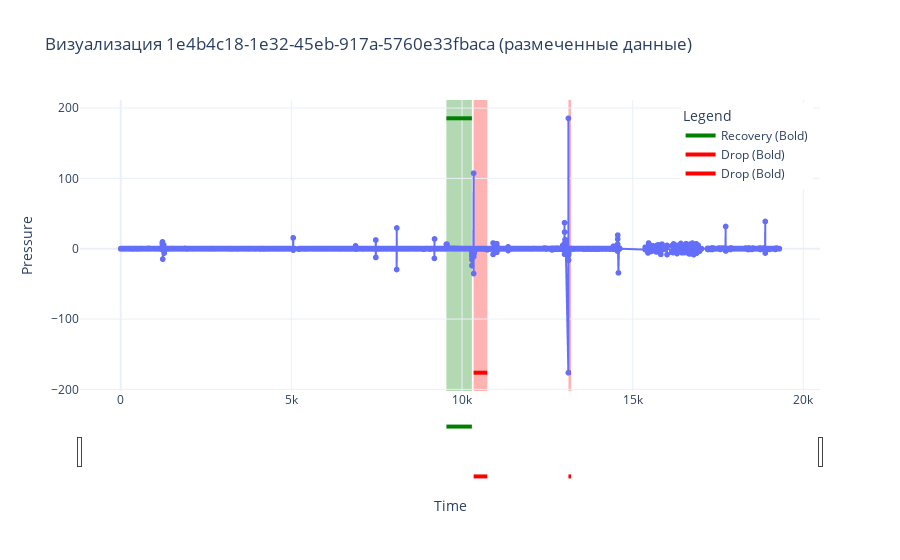

Source (notebook cell):
### Code cell
plot_annotated_data(df_dif, gt_df, selected_file)

### Figure 1 — Plotly figure (JSON) as saved in the notebook; plotly's stock layout.template omitted (floating-point values rounded to 4 significant figures; data arrays with more than 128 entries replaced by an {"elided": "..."} marker saying what was removed)
{"data": [{"hovertemplate": "time=%{x}<br>pressure=%{y}<extra></extra>", "legendgroup": "", "line": {"color": "#636efa", "dash": "solid"}, "marker": {"symbol": "circle"}, "mode": "lines+markers", "name": "", "showlegend": false, "type": "scattergl", "x": {"elided": "21933 float values"}, "xaxis": "x", "y": {"elided": "21933 float values"}, "yaxis": "y"}, {"line": {"color": "green", "width": 4}, "mode": "lines", "name": "Recovery (Bold)", "type": "scatter", "x": [9542.0, 10290.0], "y": [185.5, 185.5]}, {"line": {"color": "red", "width": 4}, "mode": "lines", "name": "Drop (Bold)", "type": "scatter", "x": [10340.0, 10740.0], "y": [-176.3, -176.3]}, {"line": {"color": "red", "width": 4}, "mode": "lines", "name": "Drop (Bold)", "type": "scatter", "x": [13120.0, 13190.0], "y": [-176.3, -176.3]}], "layout": {"legend": {"title": {"text": "Legend"}, "tracegroupgap": 0, "x": 0.99, "xanchor": "right", "y": 0.99, "yanchor": "top"}, "shapes": [{"fillcolor": "green", "layer": "below", "line": {"width": 0}, "name": "Recovery", "opacity": 0.3, "type": "rect", "x0": 9542.0, "x1": 10290.0, "xref": "x", "y0": 0, "y1": 1, "yref": "y domain"}, {"fillcolor": "red", "layer": "below", "line": {"width": 0}, "name": "Drop", "opacity": 0.3, "type": "rect", "x0": 10340.0, "x1": 10740.0, "xref": "x", "y0": 0, "y1": 1, "yref": "y domain"}, {"fillcolor": "red", "layer": "below", "line": {"width": 0}, "name": "Drop", "opacity": 0.3, "type": "rect", "x0": 13120.0, "x1": 13190.0, "xref": "x", "y0": 0, "y1": 1, "yref": "y domain"}], "title": {"text": "Визуализация 1e4b4c18-1e32-45eb-917a-5760e33fbaca (размеченные данные)"}, "xaxis": {"anchor": "y", "domain": [0, 1], "rangeslider": {"visible": true}, "title": {"text": "Time"}, "type": "linear"}, "yaxis": {"anchor": "x", "domain": [0, 1], "fixedrange": false, "title": {"text": "Pressure"}}}}
